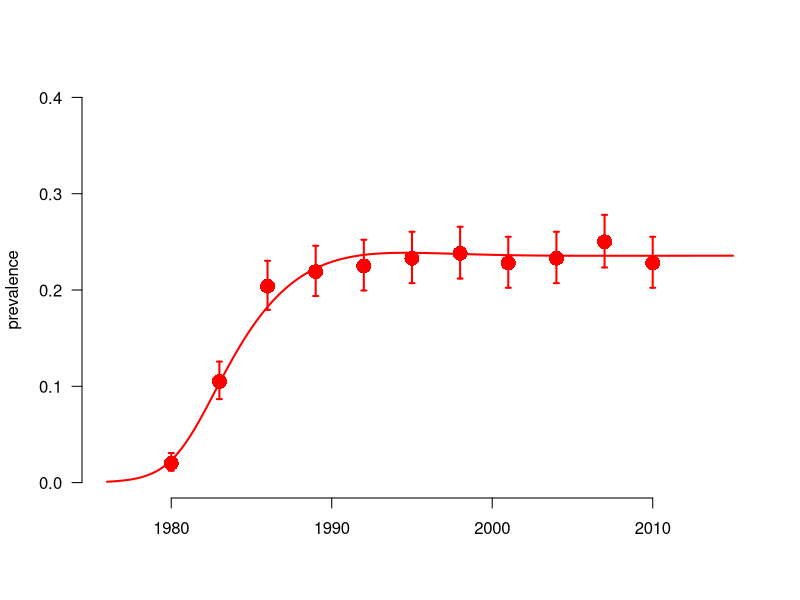
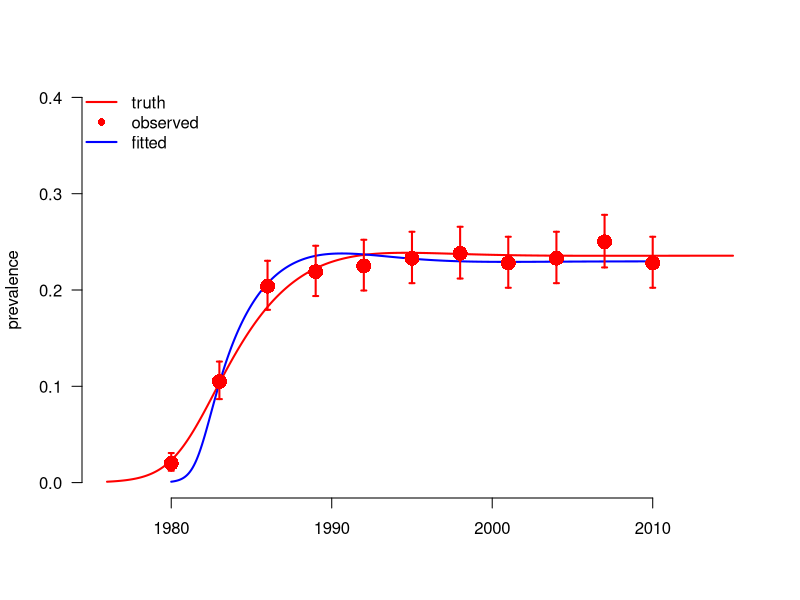
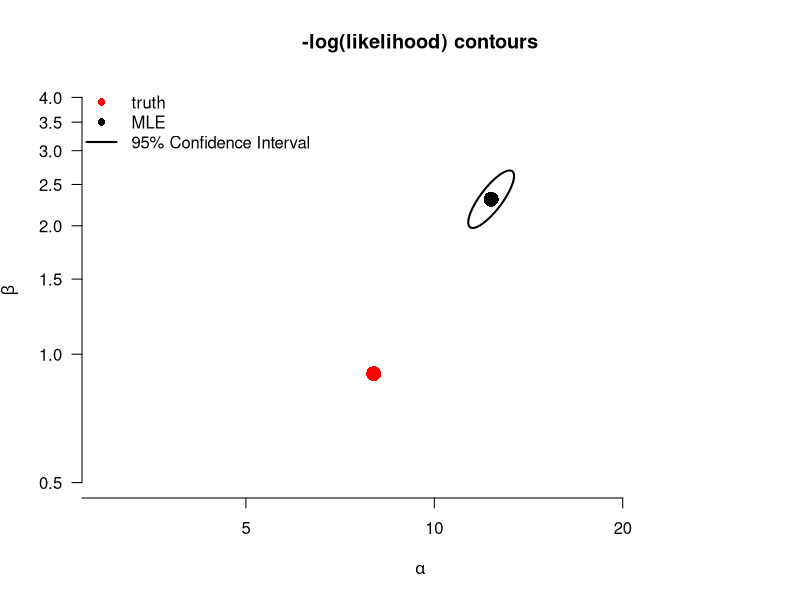
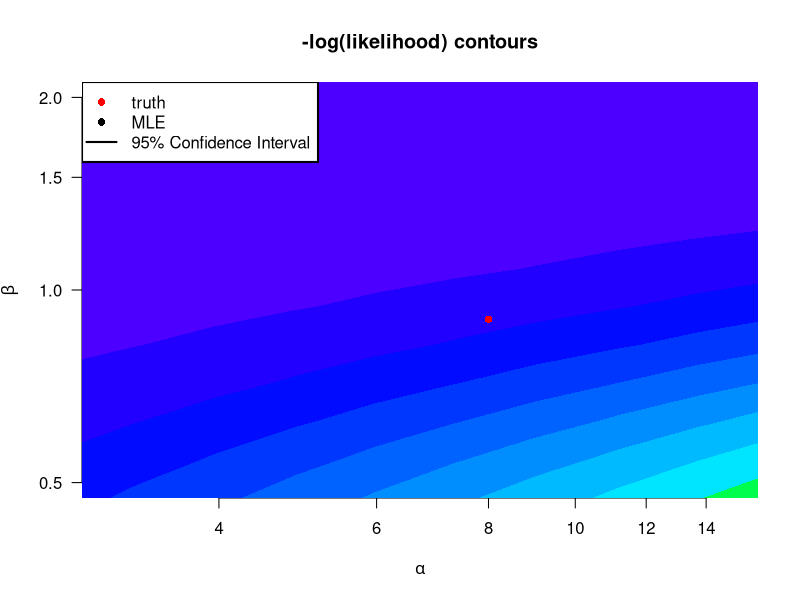

These charts were generated, in order, by the following R code:
## Introduction to Likelihood 2: Fitting an SI model to an HIV epidemic with Maximum Likelihood Estimation
## Steve Bellan 2015

## Meaningful Modeling of Epidemiologic Data, 2015 AIMS, Muizenberg

###################################################################### 

## By the end of this tutorial you should…

## * Understand how to simulate cross-sectional prevalence data around a simulated epidemic.
## * Calculate a binomial likelihood from these prevalence data and a fully specified epidemic model.
## * Use R's "optim" function to do multivariate optimization over transformed parameter space.
## * Understand the difference betweeen SANN and Nelder-Mead algorithms
## * Create 95% CI's and contours from the hessian matrix
## * Create 95% CI's and contours from profile likelihoods

require(boot); require(deSolve); require(ellipse);

## Function that makes a list of disease parameters with default values
disease_params <- function(Beta = 0.9
                           , alpha = 8 ## rate of beta decline with prevalence
                           , progRt = (1/10)*4 ## rate of of progression through each of the I classes, for 10 years total
                           , birthRt = .03 ## birth rate, 3% of people give birth per year
                           , deathRt = 1/60 ## 60 year natural life expectancy
                           )
    return(as.list(environment()))

disease_params()
disease_params(Beta = .2)

initPrev <- exp(-7) ## infected at start
init <- c(S=1, I1=initPrev, I2=0, I3=0, I4=0, CI = 0, CD = 0) ## modeling proportion of population
Is <- paste0('I',1:4) ## for easy indexing

## Define the SI ODE model. This model is equivalent to the model in HIV Spreadsheet #3. 
SImod <- function(tt, yy, parms) with(c(parms,as.list(yy)), {
    ## State variables are: S, I1, I2, I3, I4
    ## derived quantitties
    I <- I1+I2+I3+I4           ## total infecteds
    N <- I + S                 ## total population
    transmissionCoef <- Beta * exp(-alpha * I/N) ## Infectious contact rate
    ## state variable derivatives (ODE system)
    deriv <- rep(NA,7)
    deriv[1] <-	birthRt*N - deathRt*S - transmissionCoef*S*I/N ## Instantaneous rate of change: Susceptibles
    deriv[2] <-	transmissionCoef*S*I/N - progRt*I1 - deathRt*I1 ## Instantaneous rate of change: Infection class I1
    deriv[3] <-	progRt*I1 - progRt*I2 - deathRt*I2 ## Instantaneous rate of change:  Infection class I2
    deriv[4] <-	progRt*I2 - progRt*I3 - deathRt*I3 ## Instantaneous rate of change: Infection class I3 
    deriv[5] <-	progRt*I3 - progRt*I4 - deathRt*I4 ## Instantaneous rate of change: Infection class I4
    deriv[6] <-	transmissionCoef*S*I/N ## Instantaneous rate of change: Cumulative incidence
    deriv[7] <-	progRt*I4 ## Instantaneous rate of change: Cumulative mortality
    return(list(deriv))
})

## Function to run the deterministic model simulation, based on the ODE system defined in SImod().
simEpidemic <- function(init, tseq = seq(1980, 2010, by = 1/12), modFunction=SImod, parms = disease_params()) {
    simDat <- as.data.frame(lsoda(init, tseq, modFunction, parms=parms))
    simDat$I <- rowSums(simDat[, Is])
    simDat$N <- rowSums(simDat[, c('S',Is)])
    simDat$P <- with(simDat, I/N)
    return(simDat)
}

## Function to 'sample' the population:
## From a simulated epidemic, measure prevalence at several time points by performing
## cross-sectional samples of individuals at each time, testing them, and then calculating sample
## prevalence and associated binomial confidence intervals
sampleEpidemic <- function(simDat # Simulated data (produced by a call to simEpidemic()) representing the 'true' underlying epidemic trajectory
                           , sampleDates = seq(1980, 2010, by = 3) # Sample every 3 years from 1980 to 2010
                           , numSamp = rep(1000, length(sampleDates)) # Number of individuals sampled at each time point
                           ) {
    prev_at_sample_times <- simDat[simDat$time %in% sampleDates, 'P']
    numPos <- rbinom(length(numSamp), numSamp, prev_at_sample_times)
    lci <- mapply(function(x,n) binom.test(x,n)$conf.int[1], x = numPos, n = numSamp)
    uci <- mapply(function(x,n) binom.test(x,n)$conf.int[2], x = numPos, n = numSamp)    
    return(data.frame(time = sampleDates, numPos, numSamp, sampPrev =  numPos/numSamp,
                      lci = lci, uci = uci))
}

## Run system of ODEs for "true" parameter values
trueParms <- disease_params() # Default model parameters are defined in lines 20-26
simDat <- simEpidemic(init, tseq = seq(1976, 2015, by = 1/12), parms = trueParms) # Simulated epidemic (underlying process)

par(bty='n', lwd = 2)
# Plot simulated prevalence through time:
with(simDat, plot(time, P, xlab = '', ylab = 'prevalence', type = 'l', ylim = c(0,.4), col='red', las = 1))
## Take cross-sectional sample of individuals to get prevalence estimates at multiple time points:
set.seed(1) # Initiate the random number generator (so everyone's simulation looks the same)
myDat <- sampleEpidemic(simDat) # Simulate data from the sampling process (function defined above)
points(myDat$time, myDat$sampPrev, col = 'red', pch = 16, cex = 2) # Plot sample prevalence at each time point
arrows(myDat$time, myDat$uci, myDat$time, myDat$lci, col = 'red', len = .025, angle = 90, code = 3) # Plot 95% CI's around the sample prevalences

## To start, we need to write a -log likelihood function that gives the probability that a given parameter set
## (Beta, alpha values) would generate the observed data. Remember that we are assuming that there is some
## true underlying epidemic curve that is deterministic and the data we observe are only noisy
## because of sampling/observation error (not because the underying curve is also
## noisy--i.e. process error--which would be particularly likely for epidemics in small populations).

## We assume binomial sampling errors. So we can write the -log-likelihood as the probability of
## observing the observed number positive out of each sample if the prevalence is the value generated by
## a model parameterized by a given set of parameters:

nllikelihood <- function(parms = disease_params(), obsDat=myDat) {
    simDat <- simEpidemic(init, parms=parms)
    ## What are the rows from our simulation at which we have observed data?
    matchedTimes <- simDat$time %in% obsDat$time
    nlls <- -dbinom(obsDat$numPos, obsDat$numSamp, prob = simDat$P[matchedTimes], log = T)
    return(sum(nlls))
}
nllikelihood(trueParms) ## loglikelihood of the true parameters (which we usually never know)
nllikelihood(disease_params(Beta = 3, alpha = 1))  ## vs some random guessed parameters

## First look up how optim() works. The more you read through the help
## file the easier this will be!!! In particular make sure you understand that
## the first argument of optim must be the initial values of the parameters to
## be fitted (i.e. Beta & alpha) and that any other parameters to be fixed are
## given as additional arguments (in the helpfile under "...")
?optim

## Since we need to be able to easily separate fitted and fixed parameters,
## let's make a function that takes fitted and fixed parameters together and
## puts them back in a parameter list (similar to the output of
## disease_params()). We also want it to be able to take logged parameter values
## and unlog them automatically back into the parameter list, so that we can fit
## on a log scale, but run our model with the unlogged values.
subsParms <- function(fit.params, fixed.params=disease_params())
    within(fixed.params, {
        loggedParms <- names(fit.params)[grepl('log_', names(fit.params))]
        unloggedParms <- names(fit.params)[!grepl('log_', names(fit.params))]        
        for(nm in unloggedParms) assign(nm, as.numeric(fit.params[nm]))
        for(nm in loggedParms) assign(gsub('log_','',nm), exp(as.numeric(fit.params[nm])))
        rm(nm, loggedParms, unloggedParms)
    })
guess.params <- c(log_Beta = log(5), log_alpha = log(8))
subsParms(guess.params, disease_params())

## Make likelihood a function of fixed and fitted parameters.
objFXN <- function(fit.params ## paramters to fit
                   , fixed.params =disease_params() ## fixed paramters
                   , obsDat=myDat) {
    parms <- subsParms(fit.params, fixed.params)
    nllikelihood(parms, obsDat = obsDat) ## then call likelihood
}
objFXN(guess.params, disease_params())

## Select initial values for fitted parameters from which optimization routine
## will start. If you select bad initial values the algorithm can get stuck on a
## bad set of parameters. You can always try the true values as a starting point
## for this problem, although that's rarely possible in real problems.

init.pars <- c(log_alpha = log(30), log_Beta = log(.1))
## We will start with SANN optimization since it is stochastic and therefore
## less likely to get stuck in a local minima. But then finish with Nelder-Mead
## optimization which is much faster.

###  NOTE: for trace >0 you see more progress report, bigger numbers show more
###  update
trace <- 3

## SANN: This is stochastic, be CAREFUL sometimes it gets stuck at local minima
## for unreasonble parameters. If you see this happen, run it again!
optim.vals <- optim(par = init.pars
                    , objFXN
                    , fixed.params = disease_params()
                    , obsDat = myDat
                    , control = list(trace = trace, maxit = 150)
                    , method = "SANN")
exp(optim.vals$par)
trueParms[c('alpha','Beta')]

## Normally we use SANN first and then follow with Nelder-Mead since SANN is stochastic and will
## make sure to help you be sure that you aren't at local minima. We feed the last parameters of
## SANN in as the first values of Nelder-Mead
optim.vals <- optim(par = optim.vals$par
                    , objFXN
                    , fixed.params = disease_params()
                    , obsDat = myDat
                    , control = list(trace = trace, maxit = 800, reltol = 10^-7)
                    , method = "Nelder-Mead"
                    , hessian = T)
optim.vals
MLEfits <- optim.vals$par
trueParms[c('alpha','Beta')]
exp(MLEfits)

log_alpha.fit <- MLEfits["log_alpha"]
log_Beta.fit <- MLEfits["log_Beta"]

## Look at the output of optim. Understand what it means. Did the algorithm
## converge? Look at ?optim to understand it.

## Plot MLE fit time series
par(bty='n', lwd = 2, las = 1)
with(simDat, plot(time, P, xlab = '', ylab = 'prevalence', type = 'l', ylim = c(0,.4), col='red'))
fitDat <- simEpidemic(init, parms = subsParms(optim.vals$par, trueParms))
with(fitDat, lines(time, P, col='blue'))
points(myDat$time, myDat$sampPrev, col = 'red', pch = 16, cex = 2)
arrows(myDat$time, myDat$uci, myDat$time, myDat$lci, col = 'red', len = .025, angle = 90, code = 3)
legend("topleft", c('truth', 'observed', 'fitted'), lty = c(1, NA, 1), pch = c(NA,16, NA),
       col = c('red', 'red', 'blue'), bty = 'n')

######################################################################
## Contour plots with the hessian

## The Hessian matrix gives you the curvature of the likelihood function at the maximum likelihood estimate. In other words, it tells you the second derivative around that point which can be used to estimate the covariance variance matrix of the maximum likelihood estimate of parameters. This estimate of the covariant strength matrix is  known as the Fisher information matrix and can be obtained by inverting the negative of the Hessian.
fisherInfMatrix <- solve(optim.vals$hessian)
## we can then plot
plot(1,1, type = 'n', log = 'xy',
     ## xlim = range(alpha.seq), ylim = range(Beta.seq),
     xlim = c(3,30), ylim = c(.5,4),
     las = 1,
     xlab = expression(alpha), ylab = expression(beta),
        main = "-log(likelihood) contours", bty = "n")
## Add true parameter values to the plot
with(trueParms, points(alpha, Beta, pch = 16, cex = 2, col = 'red'))
## Add MLE to the plot
points(exp(MLEfits['log_alpha']), exp(MLEfits['log_Beta']), pch = 16, cex = 2, col = 'black')
##  at 95% contour ellipse
lines(exp(ellipse(fisherInfMatrix, centre = MLEfits, level = .95)))
##      col = makeTransparent(propDistCol,150), lwd = 4)
legend("topleft", c('truth', 'MLE', '95% Confidence Interval'), lty = c(NA, NA, 1), pch = c(16,16, NA),
       col = c('red', 'black', 'black'), bg='white', bty = 'n')

######################################################################
## Contour plots with likelihood profiles
######################################################################
## With all other parameters fixed to their initial values, lets look at a
## contour likelihood plot over Beta and alpha.  To do this we write wrapper
## functions of log_Beta and log_alpha to feed to outer() and then
## contour(). This is confusing so make sure you understand every function.

## This function simply takes values log_Beta and log_alpha and feeds them into
## objFXN above as a single variable called logpars, you'll see why this is
## useful below.
objXBeta_alpha <- function(Beta, alpha, fixed.params = disease_params(), browse=F)
    objFXN(fit.params = c(log_Beta = log(Beta), log_alpha = log(alpha))
               , fixed.params = fixed.params)

## Now instead of giving a single argument on the log scale we give 2
## on the untransformed scale.
objFXN(c(log_Beta = log(25), log_alpha = log(1/5)))
objXBeta_alpha(25, 1/5)

## If we try to give this function multiple values of R0 or gamma,
## however, it gets confused and only analyzes the first one.
objXBeta_alpha(c(25:30), c(1/5:8))

## So we "Vectorize" this function so it can take in vectors of the parameters
## and return the output. objXBeta_alphaVEC then calls on objXBeta_alpha() to
## take xx,yy as pairwise values and objXBeta_alpha() for all pairs
objXBeta_alphaVEC <- Vectorize(objXBeta_alpha, list("Beta","alpha"))

## Task 4: Explain how the following three lines are related.
objXBeta_alpha(25, 1/5)
objXBeta_alpha(26, 1/6)
objXBeta_alphaVEC(c(25:26), c(1/5,1/6))

## Now we use the R function outer() to evaluate objXBeta_alphaVEC() over a grid
## of {R0, gamma} combinations. This can take a long time because we have to do
## res^2 evaluations of nll.fn(), and recall that each time we do this we are
## running lsoda() inside nll.fn()

## Grid resolution resXres, increasing it makes contours smoother but takes a lot longer
res <- 30

## Now create a sequence of Beta values for the grid
## let's have the sequence be spaced arouund that
Beta.seq <- exp(seq(log_Beta.fit-2, log_Beta.fit + 2, l = res))
Beta.seq

## Now create a sequence of alpha values for the grid

alpha.seq <- exp(seq(log_alpha.fit-3, log_alpha.fit+3, l = res))
alpha.seq

## The function outer() now evaluates objXBeta_alphaVEC on this grid. ?outer
mat <- outer(Beta.seq, alpha.seq, objXBeta_alphaVEC) # this can take a long time

## Make a contour plot that shows the confidence intervals in red.  Likelihood
## Ratio Test confidence intervals uses chi squared distribution cutoff with
## degrees of freedom 2 (2 parameters)
ml.val <- optim.vals$value
conf.cutoff <- ml.val + qchisq(.95,2)/2

## Show likelihood contours
plot(1,1, type = 'n', log = 'xy',
     ## xlim = range(alpha.seq), ylim = range(Beta.seq),
     xlim = c(3,15), ylim = c(.5,2), 
     xlab = expression(alpha), ylab = expression(beta),
        main = "-log(likelihood) contours", bty = "n")
.filled.contour(alpha.seq, Beta.seq, mat, levels = seq(min(mat), max(mat), l=20), col = topo.colors(20))
## Add red contour for 95% CI
contour(alpha.seq, Beta.seq, mat, levels = c(conf.cutoff),
        col = "black", lwd = 2, labels = "", labcex = .2, add = T)
## Add MLE to the plot
points(exp(log_alpha.fit), exp(log_Beta.fit), pch = 16, cex = 1, col = 'black')
## Add true parameter values to the plot
with(trueParms, points(alpha, Beta, pch = 16, cex = 1, col = 'red'))
legend("topleft", c('truth', 'MLE', '95% Confidence Interval'), lty = c(NA, NA, 1), pch = c(16,16, NA),
       col = c('red', 'black', 'black'), bg='white')

lines(exp(ellipse(optim.vals$hessian, centre = optim.vals$par, level = .95)))
# FINISH THIS, STEVE!!!
